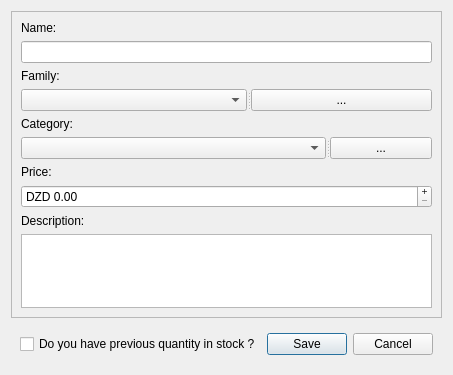
<?xml version="1.0" encoding="UTF-8"?>
<ui version="4.0">
 <class>productDialog</class>
 <widget class="QDialog" name="productDialog">
  <property name="geometry">
   <rect>
    <x>0</x>
    <y>0</y>
    <width>448</width>
    <height>375</height>
   </rect>
  </property>
  <property name="windowTitle">
   <string>product</string>
  </property>
  <layout class="QVBoxLayout" name="verticalLayout_11">
   <item>
    <widget class="QScrollArea" name="scrollArea">
     <property name="widgetResizable">
      <bool>true</bool>
     </property>
     <widget class="QWidget" name="scrollAreaWidgetContents">
      <property name="geometry">
       <rect>
        <x>0</x>
        <y>0</y>
        <width>428</width>
        <height>310</height>
       </rect>
      </property>
      <layout class="QVBoxLayout" name="verticalLayout_12">
       <item>
        <layout class="QVBoxLayout" name="verticalLayout_4">
         <item>
          <widget class="QLabel" name="nameLabel">
           <property name="sizePolicy">
            <sizepolicy hsizetype="Preferred" vsizetype="Fixed">
             <horstretch>0</horstretch>
             <verstretch>0</verstretch>
            </sizepolicy>
           </property>
           <property name="text">
            <string>Name:</string>
           </property>
          </widget>
         </item>
         <item>
          <widget class="QLineEdit" name="name">
           <property name="sizePolicy">
            <sizepolicy hsizetype="Expanding" vsizetype="Fixed">
             <horstretch>0</horstretch>
             <verstretch>0</verstretch>
            </sizepolicy>
           </property>
           <property name="placeholderText">
            <string/>
           </property>
           <property name="clearButtonEnabled">
            <bool>true</bool>
           </property>
          </widget>
         </item>
        </layout>
       </item>
       <item>
        <layout class="QVBoxLayout" name="verticalLayout_5">
         <item>
          <widget class="QLabel" name="familyLabel">
           <property name="sizePolicy">
            <sizepolicy hsizetype="Preferred" vsizetype="Fixed">
             <horstretch>0</horstretch>
             <verstretch>0</verstretch>
            </sizepolicy>
           </property>
           <property name="text">
            <string>Family:</string>
           </property>
          </widget>
         </item>
         <item>
          <widget class="QSplitter" name="splitter_3">
           <property name="orientation">
            <enum>Qt::Horizontal</enum>
           </property>
           <widget class="QComboBox" name="family">
            <property name="whatsThis">
             <string/>
            </property>
            <property name="currentIndex">
             <number>-1</number>
            </property>
            <property name="placeholderText">
             <string/>
            </property>
            <property name="modelColumn">
             <number>0</number>
            </property>
            <item>
             <property name="text">
              <string/>
             </property>
            </item>
           </widget>
           <widget class="QToolButton" name="addFamilyButton">
            <property name="sizePolicy">
             <sizepolicy hsizetype="Fixed" vsizetype="Fixed">
              <horstretch>0</horstretch>
              <verstretch>0</verstretch>
             </sizepolicy>
            </property>
            <property name="text">
             <string>...</string>
            </property>
            <property name="icon">
             <iconset resource="res.qrc">
              <normaloff>:/Icons/res/add.png</normaloff>:/Icons/res/add.png</iconset>
            </property>
           </widget>
          </widget>
         </item>
        </layout>
       </item>
       <item>
        <layout class="QVBoxLayout" name="verticalLayout_7">
         <item>
          <widget class="QLabel" name="categoryLabel">
           <property name="sizePolicy">
            <sizepolicy hsizetype="Preferred" vsizetype="Fixed">
             <horstretch>0</horstretch>
             <verstretch>0</verstretch>
            </sizepolicy>
           </property>
           <property name="text">
            <string>Category:</string>
           </property>
          </widget>
         </item>
         <item>
          <widget class="QSplitter" name="splitter_4">
           <property name="orientation">
            <enum>Qt::Horizontal</enum>
           </property>
           <widget class="QComboBox" name="category">
            <property name="currentIndex">
             <number>-1</number>
            </property>
            <property name="modelColumn">
             <number>0</number>
            </property>
           </widget>
           <widget class="QToolButton" name="addCategoryButton">
            <property name="text">
             <string>...</string>
            </property>
            <property name="icon">
             <iconset resource="res.qrc">
              <normaloff>:/Icons/res/add.png</normaloff>:/Icons/res/add.png</iconset>
            </property>
           </widget>
          </widget>
         </item>
        </layout>
       </item>
       <item>
        <layout class="QVBoxLayout" name="verticalLayout_2">
         <item>
          <widget class="QLabel" name="priceLabel">
           <property name="sizePolicy">
            <sizepolicy hsizetype="Preferred" vsizetype="Fixed">
             <horstretch>0</horstretch>
             <verstretch>0</verstretch>
            </sizepolicy>
           </property>
           <property name="text">
            <string>Price:</string>
           </property>
          </widget>
         </item>
         <item>
          <widget class="QDoubleSpinBox" name="price">
           <property name="buttonSymbols">
            <enum>QAbstractSpinBox::PlusMinus</enum>
           </property>
           <property name="correctionMode">
            <enum>QAbstractSpinBox::CorrectToNearestValue</enum>
           </property>
           <property name="showGroupSeparator" stdset="0">
            <bool>true</bool>
           </property>
           <property name="prefix">
            <string>DZD </string>
           </property>
           <property name="suffix">
            <string/>
           </property>
           <property name="maximum">
            <double>1000000000000000000.000000000000000</double>
           </property>
           <property name="singleStep">
            <double>0.100000000000000</double>
           </property>
           <property name="stepType">
            <enum>QAbstractSpinBox::DefaultStepType</enum>
           </property>
          </widget>
         </item>
        </layout>
       </item>
       <item>
        <layout class="QVBoxLayout" name="verticalLayout_6">
         <item>
          <widget class="QLabel" name="descriptionLabel">
           <property name="sizePolicy">
            <sizepolicy hsizetype="Preferred" vsizetype="Fixed">
             <horstretch>0</horstretch>
             <verstretch>0</verstretch>
            </sizepolicy>
           </property>
           <property name="text">
            <string>Description:</string>
           </property>
          </widget>
         </item>
         <item>
          <widget class="QPlainTextEdit" name="description"/>
         </item>
        </layout>
       </item>
      </layout>
     </widget>
    </widget>
   </item>
   <item>
    <widget class="QWidget" name="footer" native="true">
     <layout class="QHBoxLayout" name="horizontalLayout">
      <item>
       <widget class="QCheckBox" name="checkBox">
        <property name="text">
         <string>Do you have previous quantity in stock ?</string>
        </property>
       </widget>
      </item>
      <item>
       <spacer name="horizontalSpacer">
        <property name="orientation">
         <enum>Qt::Horizontal</enum>
        </property>
        <property name="sizeHint" stdset="0">
         <size>
          <width>14</width>
          <height>20</height>
         </size>
        </property>
       </spacer>
      </item>
      <item>
       <widget class="QDialogButtonBox" name="dialogButtons">
        <property name="orientation">
         <enum>Qt::Horizontal</enum>
        </property>
        <property name="standardButtons">
         <set>QDialogButtonBox::Cancel|QDialogButtonBox::Save</set>
        </property>
        <property name="centerButtons">
         <bool>true</bool>
        </property>
       </widget>
      </item>
     </layout>
    </widget>
   </item>
  </layout>
 </widget>
 <resources>
  <include location="res.qrc"/>
 </resources>
 <connections>
  <connection>
   <sender>dialogButtons</sender>
   <signal>rejected()</signal>
   <receiver>productDialog</receiver>
   <slot>reject()</slot>
   <hints>
    <hint type="sourcelabel">
     <x>368</x>
     <y>620</y>
    </hint>
    <hint type="destinationlabel">
     <x>5</x>
     <y>600</y>
    </hint>
   </hints>
  </connection>
 </connections>
</ui>
